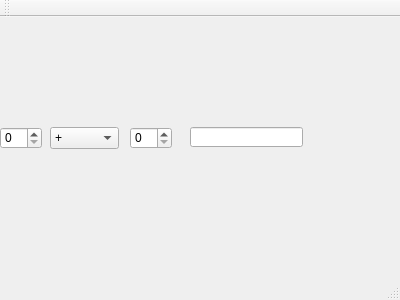
<?xml version="1.0" encoding="UTF-8"?>
<ui version="4.0">
 <class>Calculator</class>
 <widget class="QMainWindow" name="Calculator">
  <property name="geometry">
   <rect>
    <x>0</x>
    <y>0</y>
    <width>400</width>
    <height>300</height>
   </rect>
  </property>
  <property name="windowTitle">
   <string>Calculator</string>
  </property>
  <widget class="QWidget" name="centralWidget">
   <widget class="QSpinBox" name="firstValue">
    <property name="geometry">
     <rect>
      <x>0</x>
      <y>110</y>
      <width>42</width>
      <height>22</height>
     </rect>
    </property>
   </widget>
   <widget class="QComboBox" name="operation">
    <property name="geometry">
     <rect>
      <x>50</x>
      <y>110</y>
      <width>69</width>
      <height>22</height>
     </rect>
    </property>
    <property name="sizePolicy">
     <sizepolicy hsizetype="Minimum" vsizetype="Fixed">
      <horstretch>0</horstretch>
      <verstretch>0</verstretch>
     </sizepolicy>
    </property>
    <item>
     <property name="text">
      <string>+</string>
     </property>
    </item>
    <item>
     <property name="text">
      <string>-</string>
     </property>
    </item>
    <item>
     <property name="text">
      <string>*</string>
     </property>
    </item>
    <item>
     <property name="text">
      <string>/</string>
     </property>
    </item>
   </widget>
   <widget class="QSpinBox" name="secondValue">
    <property name="geometry">
     <rect>
      <x>130</x>
      <y>110</y>
      <width>42</width>
      <height>22</height>
     </rect>
    </property>
   </widget>
   <widget class="QLineEdit" name="result">
    <property name="geometry">
     <rect>
      <x>190</x>
      <y>110</y>
      <width>113</width>
      <height>20</height>
     </rect>
    </property>
    <property name="sizePolicy">
     <sizepolicy hsizetype="Expanding" vsizetype="Fixed">
      <horstretch>0</horstretch>
      <verstretch>0</verstretch>
     </sizepolicy>
    </property>
   </widget>
  </widget>
  <widget class="QMenuBar" name="menuBar">
   <property name="geometry">
    <rect>
     <x>0</x>
     <y>0</y>
     <width>400</width>
     <height>21</height>
    </rect>
   </property>
  </widget>
  <widget class="QToolBar" name="mainToolBar">
   <attribute name="toolBarArea">
    <enum>TopToolBarArea</enum>
   </attribute>
   <attribute name="toolBarBreak">
    <bool>false</bool>
   </attribute>
  </widget>
  <widget class="QStatusBar" name="statusBar"/>
 </widget>
 <layoutdefault spacing="6" margin="11"/>
 <resources/>
 <connections/>
</ui>
